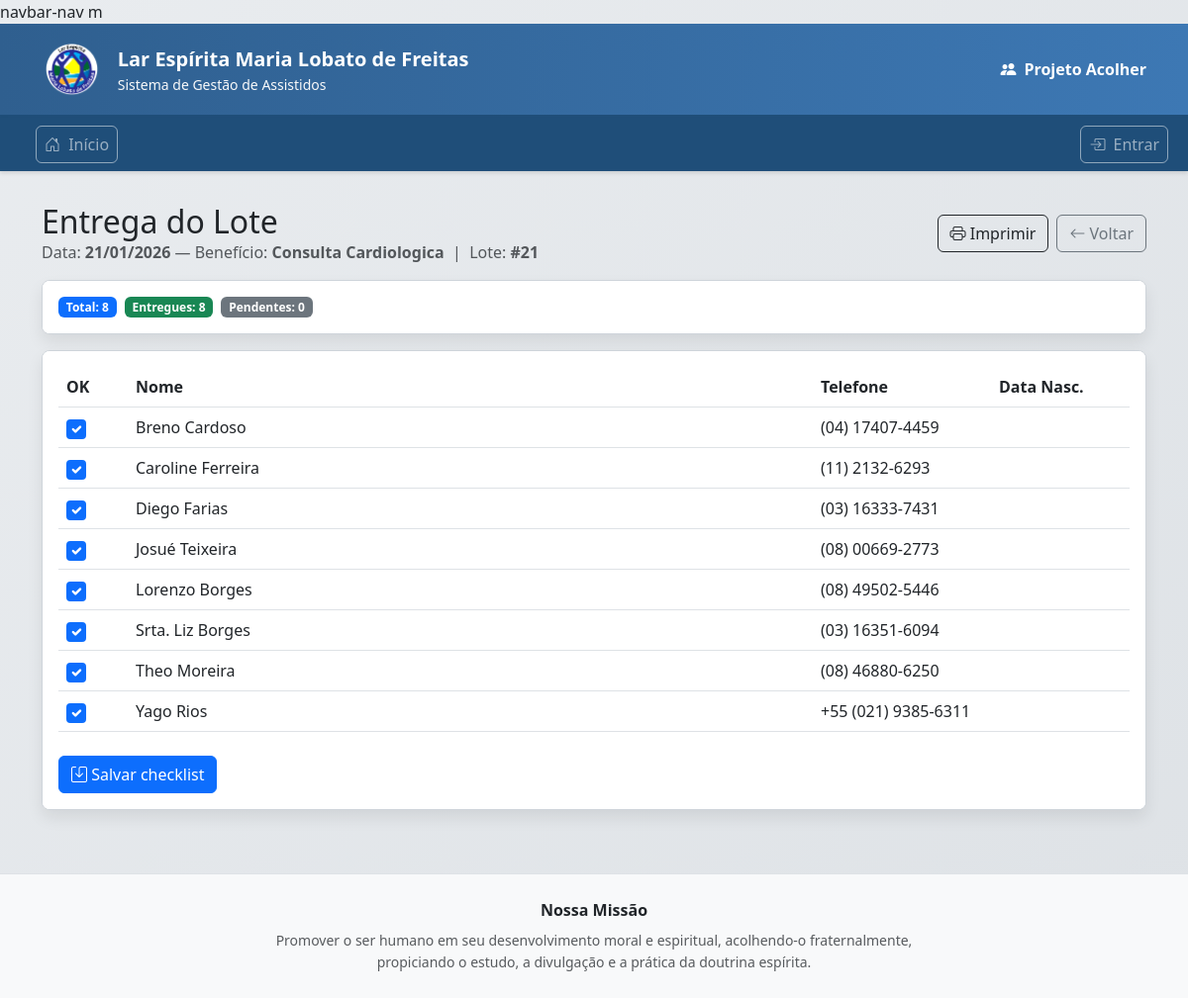
/operacoes/entregas/21/, run on the app's committed database.
### apps/beneficios/models.py (models this page shows, shortened)
class LoteEntrega(models.Model):
    beneficio = models.ForeignKey(
        "beneficios.Beneficio",
        on_delete=models.PROTECT,
        related_name="lotes_entrega",
    )
    data_entrega = models.DateField()
    criado_em = models.DateTimeField(default=timezone.now)
    class Meta:
        unique_together = ("beneficio", "data_entrega")
        ordering = ("-data_entrega", "-id")
        verbose_name = "Lote de Entrega"
        verbose_name_plural = "Lotes de Entrega"

class Beneficio(models.Model):
    nome = models.CharField(max_length=120, unique=True)
    categoria = models.CharField(
        max_length=20,
        choices=CategoriaBeneficio.choices,
    )
    periodicidade = models.CharField(
        max_length=20,
        choices=PeriodicidadeBeneficio.choices,
    )
    ativo = models.BooleanField(
        default=True,
        help_text="Permite desativar um benefício sem apagá-lo.",
    )
    class Meta:
        ordering = ["categoria", "nome"]

class ItemEntrega(models.Model):
    lote = models.ForeignKey(
        LoteEntrega,
        on_delete=models.CASCADE,
        related_name="itens",
    )
    atribuicao = models.ForeignKey(
        "beneficios.BeneficioAssistido",
        on_delete=models.PROTECT,
        related_name="entregas",
    )
    entregue = models.BooleanField(default=False)
    class Meta:
        unique_together = ("lote", "atribuicao")
        ordering = ("atribuicao__assistido__nome",)
        verbose_name = "Item de Entrega"
        verbose_name_plural = "Itens de Entrega"

class BeneficioAssistido(models.Model):
    assistido = models.ForeignKey(
        "assistidos.Assistido",
        on_delete=models.PROTECT,
        related_name="beneficios_atribuidos",
    )
    beneficio = models.ForeignKey(
        "Beneficio",
        on_delete=models.PROTECT,
        related_name="assistidos_atribuidos",
    )
    ativo = models.BooleanField(
        default=True,
        help_text="Permite encerrar a atribuição sem apagar histórico.",
    )
    data_inicio = models.DateField(default=timezone.localdate)
    data_termino = models.DateField(null=True, blank=True)
    criado_em = models.DateTimeField(default=timezone.now)
    class Meta:
        ordering = ["-criado_em"]
        constraints = [
            models.UniqueConstraint(
                fields=["assistido", "beneficio"],
                condition=Q(ativo=True),
                name="uniq_assistido_beneficio_ativo",
            )
        ]

### apps/assistidos/models.py (models this page shows, shortened)
class Assistido(models.Model):
    id = models.UUIDField(primary_key=True, default=uuid.uuid4, editable=False)
    codigo = models.CharField(max_length=30, unique=True, blank=True, null=True)
    nome = models.CharField(max_length=120)
    cpf = models.CharField(max_length=11, blank=True, null=True, unique=True,verbose_name="CPF")
    data_nascimento = models.DateField(blank=True, null=True)
    telefone = models.CharField(max_length=30, blank=True)
    logradouro = models.CharField(max_length=120, blank=True)
    numero = models.CharField(max_length=20, blank=True)
    complemento = models.CharField(max_length=80, blank=True)
    bairro = models.CharField(max_length=80, blank=True)
    cidade = models.CharField(max_length=80, blank=True)
    uf = models.CharField(max_length=2, blank=True,verbose_name="UF")
    cep = models.CharField(max_length=9, blank=True,verbose_name="CEP")
    sit_trabalho = models.CharField(
        max_length=20, choices=SituacaoTrabalho.choices,
        default=SituacaoTrabalho.NAO_INFORMADO
    )
    responsavel_renda = models.CharField(
        max_length=20, choices=ResponsavelRenda.choices,
        default=ResponsavelRenda.NAO_INFORMADO
    )
    faixa_renda = models.CharField(
        max_length=20, choices=FaixaRenda.choices,
        default=FaixaRenda.NAO_INFORMADO
    )
    tipo_moradia = models.CharField(
        max_length=20, choices=TipoMoradia.choices,
        default=TipoMoradia.NAO_INFORMADO
    )
    material_moradia = models.CharField(
        max_length=20, choices=MaterialMoradia.choices,
        default=MaterialMoradia.NAO_INFORMADO
    )
    area_risco = models.CharField(
        max_length=20, choices=TriSimNao.choices,
        default=TriSimNao.NAO_INFORMADO
    )
    sabe_ler_escrever = models.CharField(
        max_length=20, choices=TriSimNao.choices,
        default=TriSimNao.NAO_INFORMADO
    )
    escolaridade = models.CharField(
        max_length=30, choices=Escolaridade.choices,
        default=Escolaridade.NAO_INFORMADO
    )
    diabetes = models.CharField(max_length=20, choices=TriSimNao.choices, default=TriSimNao.NAO_INFORMADO)
    pressao_alta = models.CharField(max_length=20, choices=TriSimNao.choices, default=TriSimNao.NAO_INFORMADO)
    medic_uso_continuo = models.CharField(max_length=20, choices=TriSimNao.choices, default=TriSimNao.NAO_INFORMADO)
    doenca_permanente = models.CharField(max_length=20, choices=TriSimNao.choices, default=TriSimNao.NAO_INFORMADO)
    data_inicio_apoio = models.DateField(blank=True, null=True,verbose_name="Ingresso no Programa")
    status = models.CharField(max_length=10, choices=StatusCadastro.choices, default=StatusCadastro.ATIVO)
    data_inativacao = models.DateField(blank=True, null=True)
    motivo_inativacao = models.CharField(max_length=200, blank=True)
    criado_em = models.DateTimeField(auto_now_add=True)
    class Meta:
        ordering = ["nome"]
    @property
    def telefone_formatado(self):
        tel = "".join(c for c in (self.telefone or "") if c.isdigit())
        if len(tel) == 10:  # (DD) XXXX-XXXX
            return f"({tel[:2]}) {tel[2:6]}-{tel[6:]}"
        if len(tel) == 11:  # (DD) XXXXX-XXXX
            return f"({tel[:2]}) {tel[2:7]}-{tel[7:]}"
        return self.telefone or ""

### apps/operacoes/entregas/views.py (the view, shortened to what this page needs)
# urls.py: path("<int:id>/", views.lote_detail, name="lote_detail"),
def lote_detail(request, id):
    lote = get_object_or_404(
        LoteEntrega.objects.select_related("beneficio"),
        id=id
    )
    itens = (
        ItemEntrega.objects
        .select_related("atribuicao__assistido")
        .filter(lote=lote)
        .order_by("atribuicao__assistido__nome")
    )
    total = itens.count()
    entregues = itens.filter(entregue=True).count()
    pendentes = total - entregues
    context = {
        "lote": lote,
        "itens": itens,
        "total": total,
        "entregues": entregues,
        "pendentes": pendentes,
    }
    return render(request, "operacoes/entregas/lote_detalhe.html", context)

### apps/operacoes/context_processors.py (called while the page is built)
def operacoes_permissoes(request):
    user = getattr(request, "user", None)
    if user and user.is_authenticated:
        return {
            "pode_ver": pode_ver(user),
            "pode_editar": pode_editar(user),
            "pode_deletar": pode_deletar(user),
        }
    return {
        "pode_ver": False,
        "pode_editar": False,
        "pode_deletar": False,
    }

### apps/operacoes/templates/operacoes/entregas/lote_detalhe.html (shortened to what this page needs)
{% extends "operacoes/base.html" %}
{% block content %}
<div class="container py-3">
  <div class="d-flex align-items-center justify-content-between mb-3">
    <div>
      <h2 class="mb-0">Entrega do Lote</h2>
      <div class="text-muted">
        Data: <strong>{{ lote.data_entrega|date:"d/m/Y" }}</strong> —
        Benefício: <strong>{{ lote.beneficio.nome }}</strong>
        &nbsp;|&nbsp; Lote: <strong>#{{ lote.id }}</strong>
      </div>
    </div>
    <div class="d-flex gap-2">
      <a class="btn btn-outline-dark"
           href="{% url 'entregas:lote_print' lote.id %}"
          target="_blank">
          <i class="bi bi-printer"></i> Imprimir
      </a>
      <a class="btn btn-outline-secondary" href="{% url 'entregas:lote_lista' %}">
        <i class="bi bi-arrow-left"></i> Voltar
      </a>
    </div>
  </div>
  <div class="card shadow-sm mb-3">
    <div class="card-body d-flex gap-2 flex-wrap">
      <span class="badge text-bg-primary">Total: {{ total }}</span>
      <span class="badge text-bg-success">Entregues: {{ entregues }}</span>
      <span class="badge text-bg-secondary">Pendentes: {{ pendentes }}</span>
    </div>
  </div>
  <div class="card shadow-sm">
    <div class="card-body">
      <form method="post">
        <div class="table-responsive">
          <table class="table table-hover align-middle">
            <thead>
              <tr>
                <th style="width:70px;">OK</th>
                <th>Nome</th>
                <th style="width:180px;">Telefone</th>
                <th style="width:140px;">Data Nasc.</th>
              </tr>
            </thead>
            <tbody>
              {% for item in itens %}
              <tr>
                <td>
                  <input class="form-check-input"
                         type="checkbox"
                         name="entregue"
                         value="{{ item.id }}"
                         {% if item.entregue %}checked{% endif %}>
                </td>
                <td>
                  {{ item.atribuicao.assistido.nome|title }}
                </td>
                <td>
                  {{ item.atribuicao.assistido.telefone_formatado }}
                </td>
                <td>
                </td>
              </tr>
              {% empty %}
              <tr>
                <td colspan="4" class="text-muted">
                  Nenhum assistido encontrado para este lote.
                </td>
              </tr>
              {% endfor %}
            </tbody>
          </table>
        </div>
        <button type="submit" class="btn btn-primary mt-2">
          <i class="bi bi-save"></i> Salvar checklist
        </button>
      </form>
    </div>
  </div>
</div>
{% endblock %}

### apps/operacoes/templates/operacoes/base.html (style rules this page uses)
body { background: linear-gradient(135deg, #e9ecef 0%, #dee2e6 100%) !important; min-height: 100vh; }
.container-fluid .card { background-color: #ffffff !important; border: 1px solid #ced4da !important; box-shadow: 0 0.5rem 1rem rgba(0, 0, 0, 0.08) !important; border-radius: 0.5rem !important; overflow: hidden; }
.card-body { background-color: #ffffff !important; }
.form-check-input { width: 1.25rem; height: 1.25rem; border: 2px solid #6c757d !important; background-color: #fff !important; }
.form-check-input:checked { background-color: #0d6efd !important; border-color: #0d6efd !important; }

### data on the page
LoteEntrega: data_entrega "21/01/2026", beneficio.nome "Consulta Cardiologica", id "21"
ItemEntrega: entregue "☑", atribuicao.assistido.nome "Breno Cardoso", atribuicao.assistido.telefone_formatado "(04) 17407-4459"
ItemEntrega: entregue "☑", atribuicao.assistido.nome "Caroline Ferreira", atribuicao.assistido.telefone_formatado "(11) 2132-6293"
ItemEntrega: entregue "☑", atribuicao.assistido.nome "Diego Farias", atribuicao.assistido.telefone_formatado "(03) 16333-7431"
ItemEntrega: entregue "☑", atribuicao.assistido.nome "Josué Teixeira", atribuicao.assistido.telefone_formatado "(08) 00669-2773"
ItemEntrega: entregue "☑", atribuicao.assistido.nome "Lorenzo Borges", atribuicao.assistido.telefone_formatado "(08) 49502-5446"
ItemEntrega: entregue "☑", atribuicao.assistido.nome "Srta. Liz Borges", atribuicao.assistido.telefone_formatado "(03) 16351-6094"
ItemEntrega: entregue "☑", atribuicao.assistido.nome "Theo Moreira", atribuicao.assistido.telefone_formatado "(08) 46880-6250"
ItemEntrega: entregue "☑", atribuicao.assistido.nome "Yago Rios", atribuicao.assistido.telefone_formatado "+55 (021) 9385-6311"

### other printed values
{{ total }} "8"
{{ entregues }} "8"
{{ pendentes }} "0"
